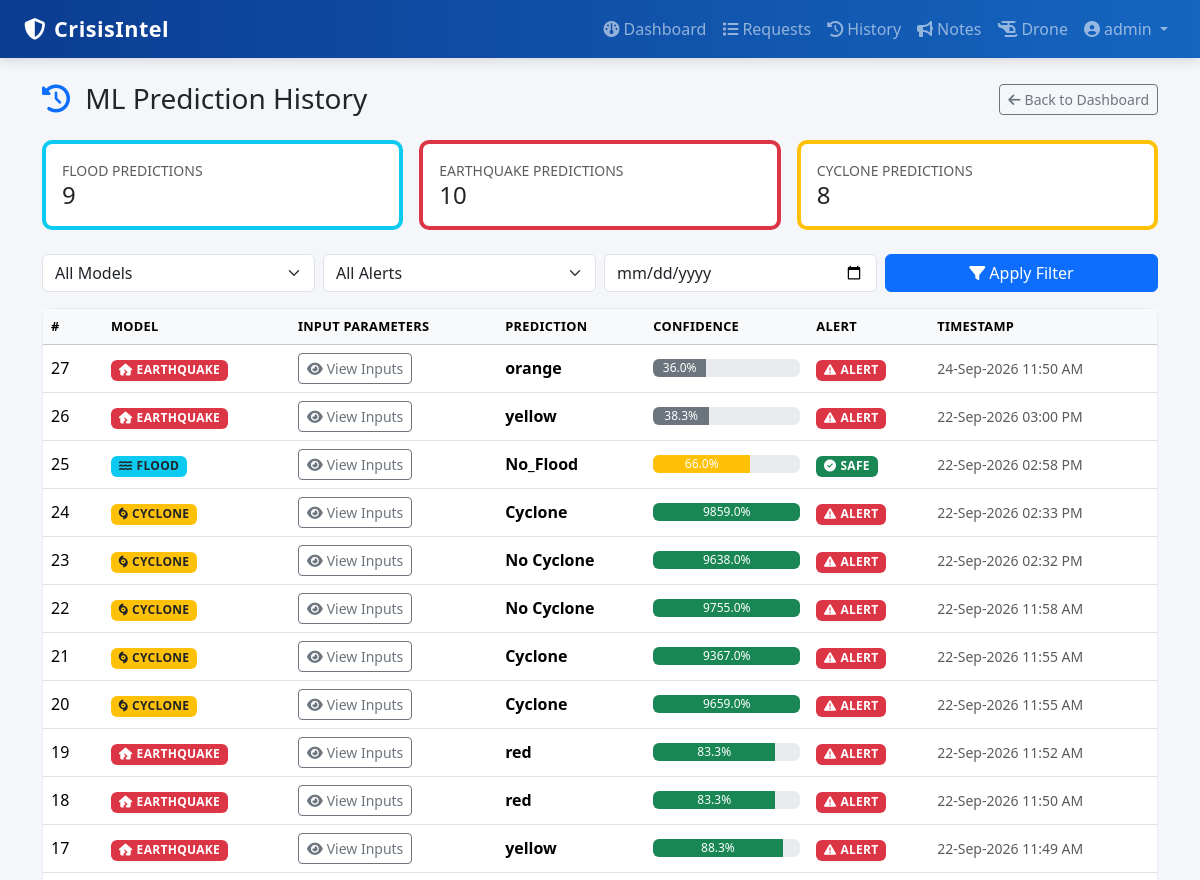
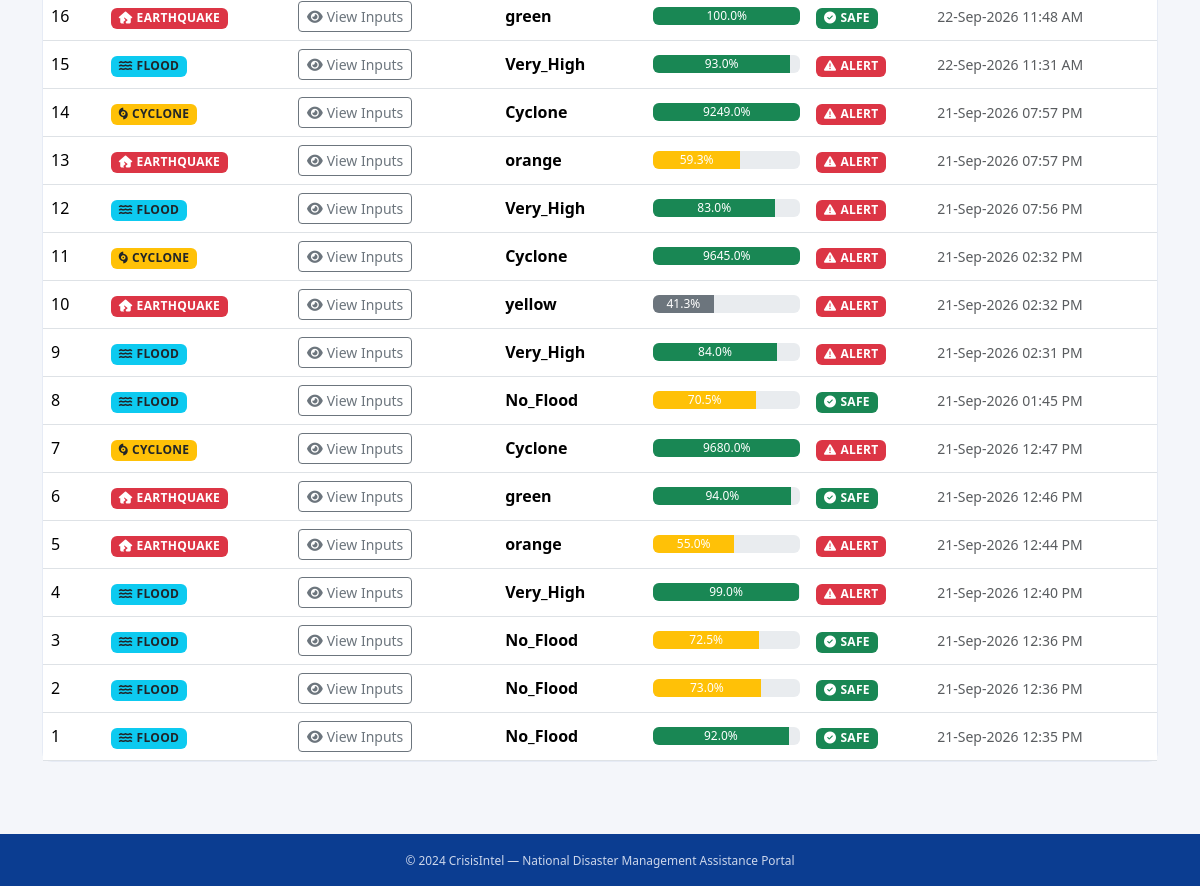
The page /admin/history (signed in) on the database its author committed (2 pictures, top to bottom).
### tables this page shows
CREATE TABLE prediction_history (
            id INTEGER PRIMARY KEY AUTOINCREMENT,
            model_type TEXT NOT NULL,
            input_data TEXT,
            prediction TEXT,
            confidence REAL,
            alert INTEGER DEFAULT 0,
            created_at TIMESTAMP DEFAULT CURRENT_TIMESTAMP
        );

### app.py (the view)
@app.route("/admin/history")
@login_required
@admin_required
def admin_history():
    f_model = request.args.get("model", "")
    f_alert = request.args.get("alert", "")
    f_date  = request.args.get("date", "")
    query = "SELECT * FROM prediction_history WHERE 1=1"
    params = []
    if f_model:
        query += " AND model_type = ?"
        params.append(f_model)
    if f_alert in ("0", "1"):
        query += " AND alert = ?"
        params.append(int(f_alert))
    if f_date:
        query += " AND DATE(created_at) = ?"
        params.append(f_date)
    query += " ORDER BY id DESC"
    db = get_db()
    rows = db.execute(query, params).fetchall()
    history = []
    for r in rows:
        try:
            pretty = json.dumps(json.loads(r["input_data"]), indent=2)
        except Exception:
            pretty = r["input_data"] or ""
        history.append({
            "id": r["id"],
            "model_type": r["model_type"],
            "input_data_pretty": pretty,
            "prediction": r["prediction"],
            "confidence": r["confidence"],
            "alert": r["alert"],
            "created_at": r["created_at"],
        })
    counts = {
        "flood": db.execute(
            "SELECT COUNT(*) c FROM prediction_history WHERE model_type='flood'"
        ).fetchone()["c"],
        "earthquake": db.execute(
            "SELECT COUNT(*) c FROM prediction_history WHERE model_type='earthquake'"
        ).fetchone()["c"],
        "cyclone": db.execute(
            "SELECT COUNT(*) c FROM prediction_history WHERE model_type='cyclone'"
        ).fetchone()["c"],
    }
    db.close()
    return render_template(
        "admin/history.html",
        history=history,
        counts=counts,
        f_model=f_model,
        f_alert=f_alert,
        f_date=f_date,
    )

### utils/auth_helper.py (called while the page is built)
def login_required(f):
    @wraps(f)
    def wrapper(*args, **kwargs):
        if "user_id" not in session:
            flash("Please login first.", "warning")
            return redirect(url_for("login"))
        return f(*args, **kwargs)
    return wrapper

def admin_required(f):
    @wraps(f)
    def wrapper(*args, **kwargs):
        if session.get("role") != "admin":
            flash("Admin access only.", "danger")
            return redirect(url_for("login"))
        return f(*args, **kwargs)
    return wrapper

### utils/db_helper.py (called while the page is built)
def get_db():
    conn = sqlite3.connect(Config.DATABASE)
    conn.row_factory = sqlite3.Row
    return conn

### utils/timeutil.py (called while the page is built)
def to_ist(value, fmt="%d-%b-%Y %I:%M %p"):
    if value is None or value == "":
        return "—"
    try:
        if isinstance(value, str):
            dt = datetime.strptime(value[:19], "%Y-%m-%d %H:%M:%S")
            dt = dt.replace(tzinfo=timezone.utc)
        elif isinstance(value, datetime):
            dt = value
            if dt.tzinfo is None:
                dt = dt.replace(tzinfo=timezone.utc)
        else:
            return str(value)
        return dt.astimezone(IST).strftime(fmt)
    except Exception:
        return str(value)

### templates/admin/history.html (shortened to what this page needs)
{% extends "base.html" %}
{% block content %}
<div class="d-flex justify-content-between align-items-center mb-4">
    <h3 class="mb-0">
        <i class="fa fa-clock-rotate-left text-primary me-2"></i>
        ML Prediction History
    </h3>
    <a href="{{ url_for('admin_dashboard') }}" class="btn btn-outline-secondary btn-sm">
        <i class="fa fa-arrow-left me-1"></i>Back to Dashboard
    </a>
</div>
<div class="row g-3 mb-4">
    <div class="col-md-4">
        <div class="card p-3 border-start border-info border-4">
            <small class="text-muted text-uppercase">Flood Predictions</small>
            <h4 class="mb-0">{{ counts.flood }}</h4>
        </div>
    </div>
    <div class="col-md-4">
        <div class="card p-3 border-start border-danger border-4">
            <small class="text-muted text-uppercase">Earthquake Predictions</small>
            <h4 class="mb-0">{{ counts.earthquake }}</h4>
        </div>
    </div>
    <div class="col-md-4">
        <div class="card p-3 border-start border-warning border-4">
            <small class="text-muted text-uppercase">Cyclone Predictions</small>
            <h4 class="mb-0">{{ counts.cyclone }}</h4>
        </div>
    </div>
</div>
<form class="row g-2 mb-3" method="GET">
    <div class="col-md-3">
        <select name="model" class="form-select">
            <option value="">All Models</option>
        </select>
    </div>
    <div class="col-md-3">
        <select name="alert" class="form-select">
            <option value="">All Alerts</option>
        </select>
    </div>
    <div class="col-md-3">
        <input type="date" name="date" value="{{ f_date }}" class="form-control">
    </div>
    <div class="col-md-3">
        <button class="btn btn-primary w-100"><i class="fa fa-filter me-1"></i>Apply Filter</button>
    </div>
</form>
<div class="card p-0">
    <div class="table-responsive">
        <table class="table table-hover align-middle mb-0">
            <thead class="table-light">
                <tr>
                    <th style="width:60px">#</th>
                    <th>Model</th>
                    <th>Input Parameters</th>
                    <th>Prediction</th>
                    <th>Confidence</th>
                    <th>Alert</th>
                    <th>Timestamp</th>
                </tr>
            </thead>
            <tbody>
            {% for h in history %}
                <tr>
                    <td>{{ h.id }}</td>
                    <td>
                        {% if h.model_type == 'flood' %}
                            <span class="badge bg-info text-dark text-uppercase">
                                <i class="fa fa-water me-1"></i>Flood
                            </span>
                        {% elif h.model_type == 'earthquake' %}
                            <span class="badge bg-danger text-uppercase">
                                <i class="fa fa-house-crack me-1"></i>Earthquake
                            </span>
                        {% elif h.model_type == 'cyclone' %}
                            <span class="badge bg-warning text-dark text-uppercase">
                                <i class="fa fa-hurricane me-1"></i>Cyclone
                            </span>
                        {% else %}
                            <span class="badge bg-secondary text-uppercase">{{ h.model_type }}</span>
                        {% endif %}
                    </td>
                    <td>
                        <button class="btn btn-sm btn-outline-secondary"
                                type="button"
                                data-bs-toggle="collapse"
                                data-bs-target="#params-{{ h.id }}">
                            <i class="fa fa-eye me-1"></i>View Inputs
                        </button>
                    </td>
                    <td><strong>{{ h.prediction }}</strong></td>
                    <td>
                        {% if h.confidence %}
                            <div class="progress" style="height:18px; min-width:100px;">
                                <div class="progress-bar
                                    {% if h.confidence > 0.75 %}bg-success
                                    {% elif h.confidence > 0.5 %}bg-warning
                                    {% else %}bg-secondary{% endif %}"
                                     style="width: {{ (h.confidence * 100) | round(0) }}%;">
                                    {{ (h.confidence * 100) | round(1) }}%
                                </div>
                            </div>
                        {% else %}
                            <span class="text-muted">—</span>
                        {% endif %}
                    </td>
                    <td>
                        {% if h.alert %}
                            <span class="badge bg-danger">
                                <i class="fa fa-triangle-exclamation me-1"></i>ALERT
                            </span>
                        {% else %}
                            <span class="badge bg-success">
                                <i class="fa fa-circle-check me-1"></i>SAFE
                            </span>
                        {% endif %}
                    </td>
                    <td><small class="text-muted">{{ h.created_at | ist }}</small></td>
                </tr>
            {% endfor %}
            </tbody>
        </table>
    </div>
</div>
{% endblock %}

### static/css/style.css (style rules this page uses)
body { background: #f4f6fa; font-family: 'Segoe UI', Roboto, sans-serif; min-height: 100vh; display: flex; flex-direction: column; }
.card { border-radius: 10px; border: 1px solid #e6ebf5; }
.table thead th { font-size: .8rem; text-transform: uppercase; letter-spacing: .3px; }
.badge { font-weight: 600; letter-spacing: .3px; }

### rows shown on the page
prediction_history: id "27", model_type "earthquake" (drawn), prediction "orange", (h.confidence*100)|round(1) "36.0", alert 1 (drawn), created_at|ist "24-Sep-2026 11:50 AM"
prediction_history: id "26", model_type "earthquake" (drawn), prediction "yellow", (h.confidence*100)|round(1) "38.3", alert 1 (drawn), created_at|ist "22-Sep-2026 03:00 PM"
prediction_history: id "25", model_type "flood" (drawn), prediction "No_Flood", (h.confidence*100)|round(1) "66.0", alert 0 (drawn), created_at|ist "22-Sep-2026 02:58 PM"
prediction_history: id "24", model_type "cyclone" (drawn), prediction "Cyclone", (h.confidence*100)|round(1) "9859.0", alert 1 (drawn), created_at|ist "22-Sep-2026 02:33 PM"
prediction_history: id "23", model_type "cyclone" (drawn), prediction "No Cyclone", (h.confidence*100)|round(1) "9638.0", alert 1 (drawn), created_at|ist "22-Sep-2026 02:32 PM"
prediction_history: id "22", model_type "cyclone" (drawn), prediction "No Cyclone", (h.confidence*100)|round(1) "9755.0", alert 1 (drawn), created_at|ist "22-Sep-2026 11:58 AM"
prediction_history: id "21", model_type "cyclone" (drawn), prediction "Cyclone", (h.confidence*100)|round(1) "9367.0", alert 1 (drawn), created_at|ist "22-Sep-2026 11:55 AM"
prediction_history: id "20", model_type "cyclone" (drawn), prediction "Cyclone", (h.confidence*100)|round(1) "9659.0", alert 1 (drawn), created_at|ist "22-Sep-2026 11:55 AM"
prediction_history: id "19", model_type "earthquake" (drawn), prediction "red", (h.confidence*100)|round(1) "83.3", alert 1 (drawn), created_at|ist "22-Sep-2026 11:52 AM"
prediction_history: id "18", model_type "earthquake" (drawn), prediction "red", (h.confidence*100)|round(1) "83.3", alert 1 (drawn), created_at|ist "22-Sep-2026 11:50 AM"
prediction_history: id "17", model_type "earthquake" (drawn), prediction "yellow", (h.confidence*100)|round(1) "88.3", alert 1 (drawn), created_at|ist "22-Sep-2026 11:49 AM"
prediction_history: id "16", model_type "earthquake" (drawn), prediction "green", (h.confidence*100)|round(1) "100.0", alert 0 (drawn), created_at|ist "22-Sep-2026 11:48 AM"
prediction_history: id "15", model_type "flood" (drawn), prediction "Very_High", (h.confidence*100)|round(1) "93.0", alert 1 (drawn), created_at|ist "22-Sep-2026 11:31 AM"
prediction_history: id "14", model_type "cyclone" (drawn), prediction "Cyclone", (h.confidence*100)|round(1) "9249.0", alert 1 (drawn), created_at|ist "21-Sep-2026 07:57 PM"
prediction_history: id "13", model_type "earthquake" (drawn), prediction "orange", (h.confidence*100)|round(1) "59.3", alert 1 (drawn), created_at|ist "21-Sep-2026 07:57 PM"
prediction_history: id "12", model_type "flood" (drawn), prediction "Very_High", (h.confidence*100)|round(1) "83.0", alert 1 (drawn), created_at|ist "21-Sep-2026 07:56 PM"
prediction_history: id "11", model_type "cyclone" (drawn), prediction "Cyclone", (h.confidence*100)|round(1) "9645.0", alert 1 (drawn), created_at|ist "21-Sep-2026 02:32 PM"
prediction_history: id "10", model_type "earthquake" (drawn), prediction "yellow", (h.confidence*100)|round(1) "41.3", alert 1 (drawn), created_at|ist "21-Sep-2026 02:32 PM"
prediction_history: id "9", model_type "flood" (drawn), prediction "Very_High", (h.confidence*100)|round(1) "84.0", alert 1 (drawn), created_at|ist "21-Sep-2026 02:31 PM"
prediction_history: id "8", model_type "flood" (drawn), prediction "No_Flood", (h.confidence*100)|round(1) "70.5", alert 0 (drawn), created_at|ist "21-Sep-2026 01:45 PM"
prediction_history: id "7", model_type "cyclone" (drawn), prediction "Cyclone", (h.confidence*100)|round(1) "9680.0", alert 1 (drawn), created_at|ist "21-Sep-2026 12:47 PM"
prediction_history: id "6", model_type "earthquake" (drawn), prediction "green", (h.confidence*100)|round(1) "94.0", alert 0 (drawn), created_at|ist "21-Sep-2026 12:46 PM"
prediction_history: id "5", model_type "earthquake" (drawn), prediction "orange", (h.confidence*100)|round(1) "55.0", alert 1 (drawn), created_at|ist "21-Sep-2026 12:44 PM"
prediction_history: id "4", model_type "flood" (drawn), prediction "Very_High", (h.confidence*100)|round(1) "99.0", alert 1 (drawn), created_at|ist "21-Sep-2026 12:40 PM"
prediction_history: id "3", model_type "flood" (drawn), prediction "No_Flood", (h.confidence*100)|round(1) "72.5", alert 0 (drawn), created_at|ist "21-Sep-2026 12:36 PM"
prediction_history: id "2", model_type "flood" (drawn), prediction "No_Flood", (h.confidence*100)|round(1) "73.0", alert 0 (drawn), created_at|ist "21-Sep-2026 12:36 PM"
prediction_history: id "1", model_type "flood" (drawn), prediction "No_Flood", (h.confidence*100)|round(1) "92.0", alert 0 (drawn), created_at|ist "21-Sep-2026 12:35 PM"

### other values the page prints
{{ session.name }} "admin"
{{ counts.flood }} "9"
{{ counts.earthquake }} "10"
{{ counts.cyclone }} "8"
